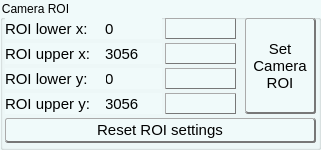
   <widget class="QGroupBox" name="groupBox_2">
    <property name="geometry">
     <rect>
      <x>10</x>
      <y>140</y>
      <width>321</width>
      <height>150</height>
     </rect>
    </property>
    <property name="styleSheet">
     <string notr="true">background-color: rgb(240, 250, 250);</string>
    </property>
    <property name="title">
     <string>Camera ROI</string>
    </property>
    <widget class="QPushButton" name="but_ResetCameraRoi">
     <property name="geometry">
      <rect>
       <x>5</x>
       <y>118</y>
       <width>311</width>
       <height>25</height>
      </rect>
     </property>
     <property name="font">
      <font>
       <family>Arial</family>
       <pointsize>11</pointsize>
      </font>
     </property>
     <property name="styleSheet">
      <string notr="true">border: solid;

border-bottom-color: #777777;
border-bottom-width: 2px;

border-right-color:#777777;
border-right-width: 2px;

border-top-color:#AAAAAA;
border-top-width: 1px;

border-left-color:#AAAAAA;
border-left-width: 1px;

border-radius: 3px;
padding: 1px;
 background: qlineargradient(x1: 0, y1: 0, x2: 0, y2: 1,
                                 stop: 0 #fafafa, stop: 0.4 #f4f4f4,
                                 stop: 0.5 #e7e7e7, stop: 1.0 #fafafa);</string>
     </property>
     <property name="text">
      <string>Reset ROI settings</string>
     </property>
    </widget>
    <widget class="QLabel" name="label_cameraroiylow">
     <property name="geometry">
      <rect>
       <x>105</x>
       <y>68</y>
       <width>57</width>
       <height>21</height>
      </rect>
     </property>
     <property name="font">
      <font>
       <family>Arial</family>
       <pointsize>11</pointsize>
      </font>
     </property>
     <property name="text">
      <string>0</string>
     </property>
    </widget>
    <widget class="QLabel" name="label_roixhigh">
     <property name="geometry">
      <rect>
       <x>5</x>
       <y>43</y>
       <width>101</width>
       <height>21</height>
      </rect>
     </property>
     <property name="font">
      <font>
       <family>Arial</family>
       <pointsize>11</pointsize>
      </font>
     </property>
     <property name="text">
      <string>ROI upper x:</string>
     </property>
    </widget>
    <widget class="QLabel" name="label_roiylow">
     <property name="geometry">
      <rect>
       <x>5</x>
       <y>68</y>
       <width>101</width>
       <height>21</height>
      </rect>
     </property>
     <property name="font">
      <font>
       <family>Arial</family>
       <pointsize>11</pointsize>
      </font>
     </property>
     <property name="text">
      <string>ROI lower y:</string>
     </property>
    </widget>
    <widget class="QLineEdit" name="io_roixhigh">
     <property name="geometry">
      <rect>
       <x>165</x>
       <y>43</y>
       <width>71</width>
       <height>21</height>
      </rect>
     </property>
     <property name="sizePolicy">
      <sizepolicy hsizetype="Fixed" vsizetype="Fixed">
       <horstretch>0</horstretch>
       <verstretch>0</verstretch>
      </sizepolicy>
     </property>
     <property name="font">
      <font>
       <family>Arial</family>
       <pointsize>11</pointsize>
      </font>
     </property>
     <property name="styleSheet">
      <string notr="true">border: solid;

border-bottom-color: #777777;
border-bottom-width: 1px;

border-right-color:#777777;
border-right-width: 1px;

border-top-color:#AAAAAA;
border-top-width: 1px;

border-left-color:#AAAAAA;
border-left-width: 1px;

 background: qlineargradient(x1: 0, y1: 0, x2: 0, y2: 1,
                                 stop: 0 #fafafa, stop: 0.4 #f4f4f4,
                                 stop: 0.5 #e7e7e7, stop: 1.0 #fafafa);</string>
     </property>
     <property name="text">
      <string/>
     </property>
    </widget>
    <widget class="QPushButton" name="but_SetCameraRoi">
     <property name="geometry">
      <rect>
       <x>245</x>
       <y>18</y>
       <width>71</width>
       <height>96</height>
      </rect>
     </property>
     <property name="font">
      <font>
       <family>Arial</family>
       <pointsize>11</pointsize>
      </font>
     </property>
     <property name="styleSheet">
      <string notr="true">border: solid;

border-bottom-color: #777777;
border-bottom-width: 2px;

border-right-color:#777777;
border-right-width: 2px;

border-top-color:#AAAAAA;
border-top-width: 1px;

border-left-color:#AAAAAA;
border-left-width: 1px;

border-radius: 3px;
padding: 1px;
 background: qlineargradient(x1: 0, y1: 0, x2: 0, y2: 1,
                                 stop: 0 #fafafa, stop: 0.4 #f4f4f4,
                                 stop: 0.5 #e7e7e7, stop: 1.0 #fafafa);</string>
     </property>
     <property name="text">
      <string>Set
Camera
ROI</string>
     </property>
    </widget>
    <widget class="QLabel" name="label_cameraroiyhigh">
     <property name="geometry">
      <rect>
       <x>105</x>
       <y>93</y>
       <width>57</width>
       <height>21</height>
      </rect>
     </property>
     <property name="font">
      <font>
       <family>Arial</family>
       <pointsize>11</pointsize>
      </font>
     </property>
     <property name="text">
      <string>3056</string>
     </property>
    </widget>
    <widget class="QLineEdit" name="io_roiyhigh">
     <property name="geometry">
      <rect>
       <x>165</x>
       <y>93</y>
       <width>71</width>
       <height>21</height>
      </rect>
     </property>
     <property name="sizePolicy">
      <sizepolicy hsizetype="Fixed" vsizetype="Fixed">
       <horstretch>0</horstretch>
       <verstretch>0</verstretch>
      </sizepolicy>
     </property>
     <property name="font">
      <font>
       <family>Arial</family>
       <pointsize>11</pointsize>
      </font>
     </property>
     <property name="styleSheet">
      <string notr="true">border: solid;

border-bottom-color: #777777;
border-bottom-width: 1px;

border-right-color:#777777;
border-right-width: 1px;

border-top-color:#AAAAAA;
border-top-width: 1px;

border-left-color:#AAAAAA;
border-left-width: 1px;

 background: qlineargradient(x1: 0, y1: 0, x2: 0, y2: 1,
                                 stop: 0 #fafafa, stop: 0.4 #f4f4f4,
                                 stop: 0.5 #e7e7e7, stop: 1.0 #fafafa);</string>
     </property>
     <property name="text">
      <string/>
     </property>
    </widget>
    <widget class="QLineEdit" name="io_roiylow">
     <property name="geometry">
      <rect>
       <x>165</x>
       <y>68</y>
       <width>71</width>
       <height>21</height>
      </rect>
     </property>
     <property name="sizePolicy">
      <sizepolicy hsizetype="Fixed" vsizetype="Fixed">
       <horstretch>0</horstretch>
       <verstretch>0</verstretch>
      </sizepolicy>
     </property>
     <property name="font">
      <font>
       <family>Arial</family>
       <pointsize>11</pointsize>
      </font>
     </property>
     <property name="styleSheet">
      <string notr="true">border: solid;

border-bottom-color: #777777;
border-bottom-width: 1px;

border-right-color:#777777;
border-right-width: 1px;

border-top-color:#AAAAAA;
border-top-width: 1px;

border-left-color:#AAAAAA;
border-left-width: 1px;

 background: qlineargradient(x1: 0, y1: 0, x2: 0, y2: 1,
                                 stop: 0 #fafafa, stop: 0.4 #f4f4f4,
                                 stop: 0.5 #e7e7e7, stop: 1.0 #fafafa);</string>
     </property>
     <property name="text">
      <string/>
     </property>
    </widget>
    <widget class="QLabel" name="label_roixlow">
     <property name="geometry">
      <rect>
       <x>5</x>
       <y>18</y>
       <width>101</width>
       <height>21</height>
      </rect>
     </property>
     <property name="font">
      <font>
       <family>Arial</family>
       <pointsize>11</pointsize>
      </font>
     </property>
     <property name="text">
      <string>ROI lower x:</string>
     </property>
    </widget>
    <widget class="QLabel" name="label_cameraroixlow">
     <property name="geometry">
      <rect>
       <x>105</x>
       <y>18</y>
       <width>57</width>
       <height>21</height>
      </rect>
     </property>
     <property name="font">
      <font>
       <family>Arial</family>
       <pointsize>11</pointsize>
      </font>
     </property>
     <property name="text">
      <string>0</string>
     </property>
    </widget>
    <widget class="QLabel" name="label_roiyhigh">
     <property name="geometry">
      <rect>
       <x>5</x>
       <y>93</y>
       <width>101</width>
       <height>21</height>
      </rect>
     </property>
     <property name="font">
      <font>
       <family>Arial</family>
       <pointsize>11</pointsize>
      </font>
     </property>
     <property name="text">
      <string>ROI upper y:</string>
     </property>
    </widget>
    <widget class="QLineEdit" name="io_roixlow">
     <property name="geometry">
      <rect>
       <x>165</x>
       <y>18</y>
       <width>71</width>
       <height>21</height>
      </rect>
     </property>
     <property name="sizePolicy">
      <sizepolicy hsizetype="Fixed" vsizetype="Fixed">
       <horstretch>0</horstretch>
       <verstretch>0</verstretch>
      </sizepolicy>
     </property>
     <property name="font">
      <font>
       <family>Arial</family>
       <pointsize>11</pointsize>
      </font>
     </property>
     <property name="styleSheet">
      <string notr="true">border: solid;

border-bottom-color: #777777;
border-bottom-width: 1px;

border-right-color:#777777;
border-right-width: 1px;

border-top-color:#AAAAAA;
border-top-width: 1px;

border-left-color:#AAAAAA;
border-left-width: 1px;

 background: qlineargradient(x1: 0, y1: 0, x2: 0, y2: 1,
                                 stop: 0 #fafafa, stop: 0.4 #f4f4f4,
                                 stop: 0.5 #e7e7e7, stop: 1.0 #fafafa);</string>
     </property>
     <property name="text">
      <string/>
     </property>
    </widget>
    <widget class="QLabel" name="label_cameraroixhigh">
     <property name="geometry">
      <rect>
       <x>105</x>
       <y>43</y>
       <width>57</width>
       <height>21</height>
      </rect>
     </property>
     <property name="font">
      <font>
       <family>Arial</family>
       <pointsize>11</pointsize>
      </font>
     </property>
     <property name="text">
      <string>3056</string>
     </property>
    </widget>
   </widget>
